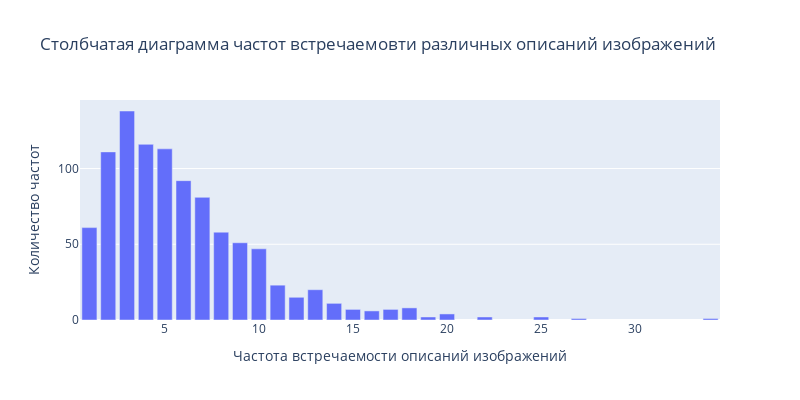

The notebook cell saved with this chart:
### Markdown cell above
Данные представлены 1000 уникальными изображениями. Описание к каждому изображению давалось с частотой от 2 до 10 раз, формируя колокообразную форму распределение с пиком на частоте 6. Если предположить, что выборка случайная, абсолютно не ясно по какой причине частотное распределение не несёт равномерный характер.

### Code cell
bar_chart_show_(
    data=train_dataset.query_id.value_counts(),
    title='Столбчатая диаграмма частот встречаемовти различных описаний изображений',
    xaxis='Частота встречаемости описаний изображений',
    yaxis='Количество частот'
)
print(f'Количество уникальных значений признаков \'query_id\' и \'query_text\':, {train_dataset.query_id.nunique()} и {train_dataset.query_text.nunique()}')

### Figure 1 — Plotly figure (JSON) as saved in the notebook; plotly's stock layout.template omitted (floating-point values rounded to 4 significant figures)
{"data": [{"type": "bar", "x": [1, 2, 3, 4, 5, 6, 7, 8, 9, 10, 11, 12, 13, 14, 15, 16, 17, 18, 19, 20, 22, 25, 27, 34], "y": [61, 111, 138, 116, 113, 92, 81, 58, 51, 47, 23, 15, 20, 11, 7, 6, 7, 8, 2, 4, 2, 2, 1, 1]}], "layout": {"height": 400, "title": {"text": "Столбчатая диаграмма частот встречаемовти различных описаний изображений"}, "width": 800, "xaxis": {"title": {"text": "Частота встречаемости описаний изображений"}}, "yaxis": {"title": {"text": "Количество частот"}}}}
